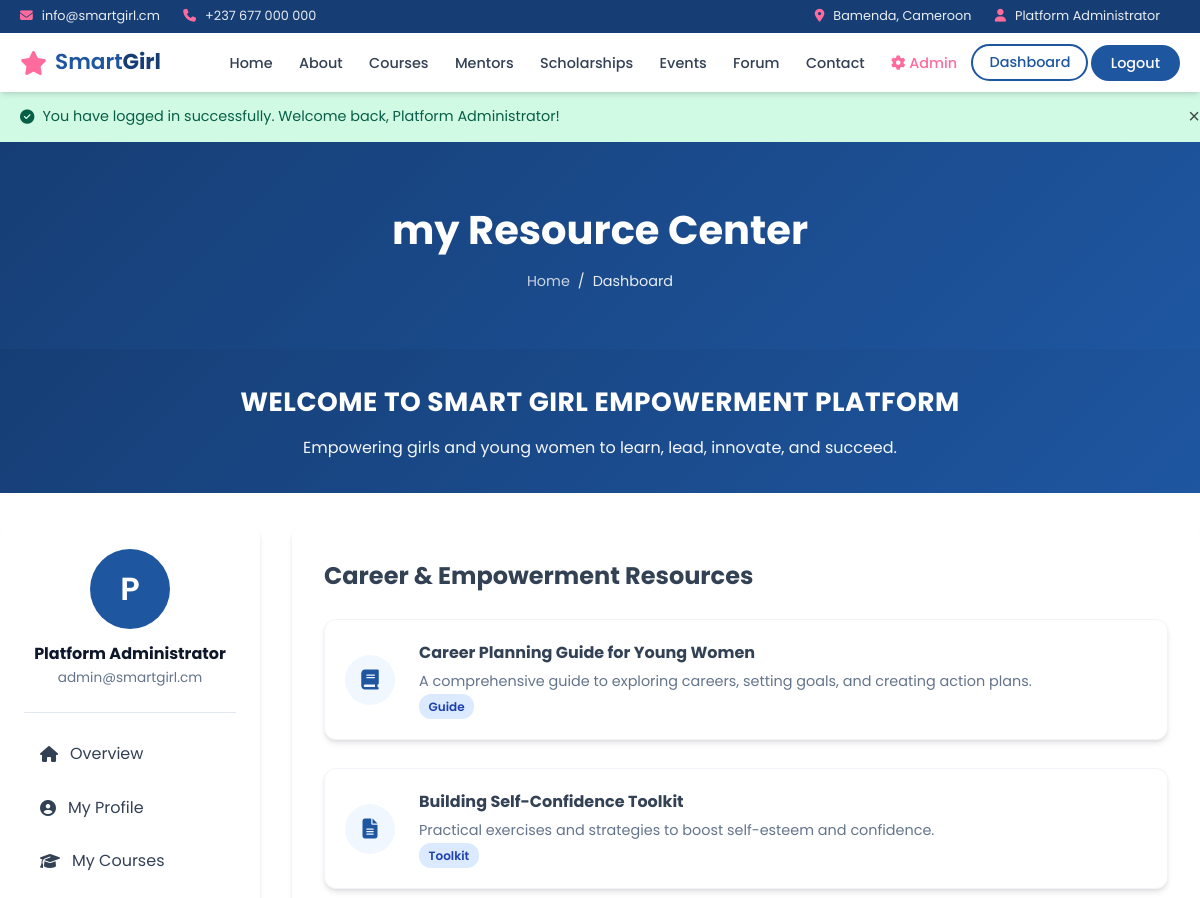
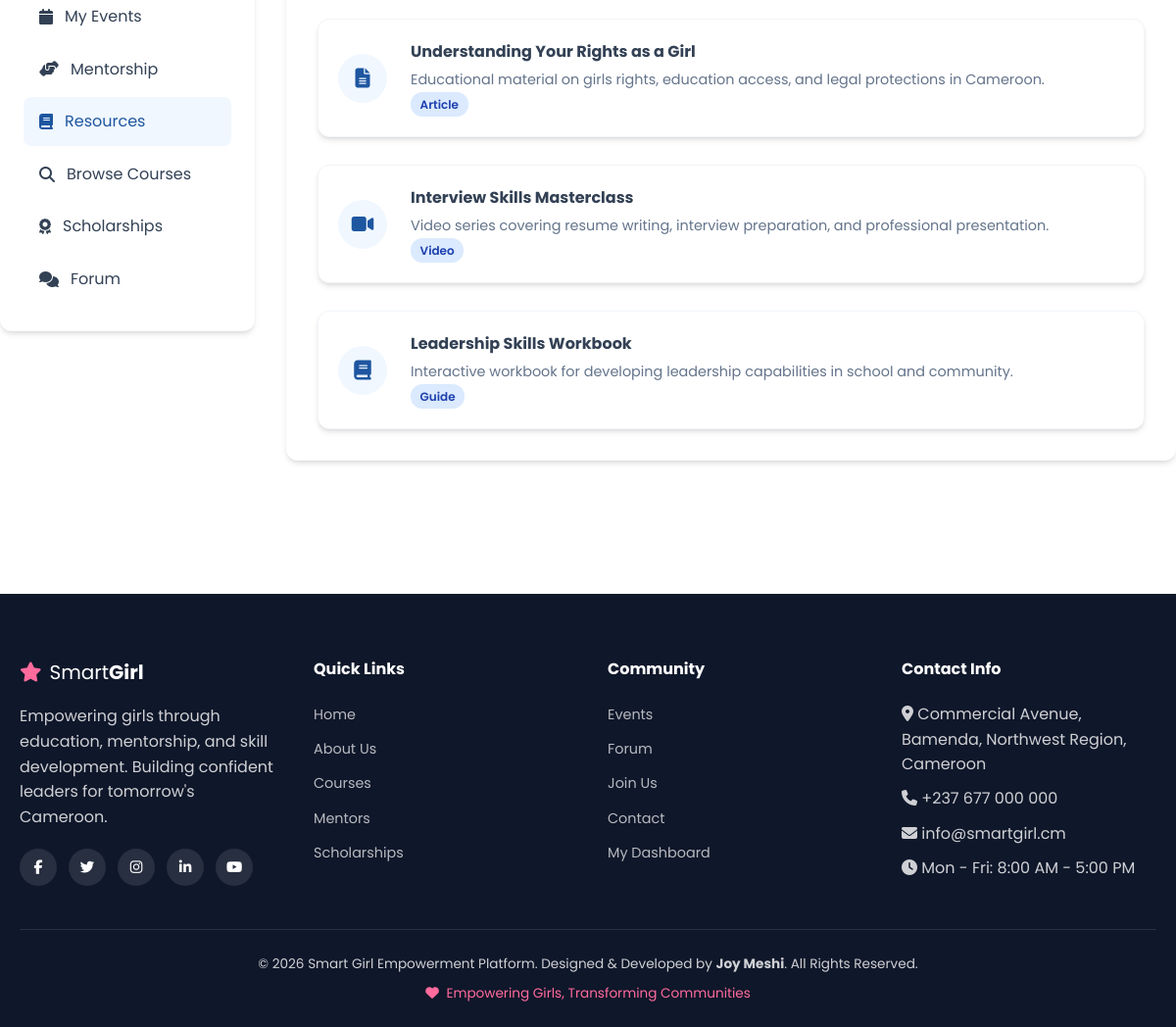
Screenshot of /dashboard.php?tab=resources (signed in) with the database file from the repository (2 pictures, top to bottom).
### tables this page shows
CREATE TABLE IF NOT EXISTS resources (
    id INT AUTO_INCREMENT PRIMARY KEY,
    title VARCHAR(200) NOT NULL,
    description TEXT NOT NULL,
    resource_type ENUM('article', 'video', 'guide', 'toolkit') DEFAULT 'article',
    file_url VARCHAR(255) DEFAULT NULL,
    external_link VARCHAR(255) DEFAULT NULL,
    is_active TINYINT(1) DEFAULT 1,
    created_at TIMESTAMP DEFAULT CURRENT_TIMESTAMP
);

### includes/auth.php (called while the page is built, shortened)
<?php
function isLoggedIn(): bool
{
    return !empty($_SESSION['user_id']);
}
function currentUser(): ?array
{
    return $_SESSION['user'] ?? null;
}

### dashboard.php (the view, shortened to what this page needs)
<?php
$pdo = getDBConnection();
$userId = currentUser()['id'];
$tab = $_GET['tab'] ?? 'overview';
$enrollments = $pdo->prepare("SELECT e.*, c.title, c.category, c.duration FROM enrollments e JOIN courses c ON e.course_id = c.id WHERE e.user_id = ? ORDER BY e.enrolled_at DESC");
$enrollments->execute([$userId]);
$myCourses = $enrollments->fetchAll();
$events = $pdo->prepare("SELECT er.*, ev.title, ev.event_date, ev.location FROM event_registrations er JOIN events ev ON er.event_id = ev.id WHERE er.user_id = ? ORDER BY ev.event_date ASC");
$events->execute([$userId]);
$myEvents = $events->fetchAll();
$requests = $pdo->prepare("SELECT mr.*, m.full_name as mentor_name FROM mentor_requests mr JOIN mentors m ON mr.mentor_id = m.id WHERE mr.user_id = ? ORDER BY mr.created_at DESC");
$requests->execute([$userId]);
$myRequests = $requests->fetchAll();
$resources = $pdo->query("SELECT * FROM resources WHERE is_active = 1 ORDER BY created_at DESC LIMIT 10")->fetchAll();
require_once __DIR__ . '/includes/header.php';
?>
<div class="page-header">
    <div class="container">
        <h1>my Resource Center</h1>
        <div class="breadcrumb"><a href="index.php">Home</a> <span>/</span> <span>Dashboard</span></div>
    </div>
</div>
<section class="welcome-banner" style="padding:2rem 0;">
    <div class="container">
        <h1 style="font-size:1.65rem;">Welcome to Smart Girl Empowerment Platform</h1>
        <p style="font-size:1rem;">Empowering girls and young women to learn, lead, innovate, and succeed.</p>
    </div>
</section>
<section class="section" style="padding-top:0;">
    <div class="container dashboard-layout">
        <aside class="dashboard-sidebar">
            <div class="user-info">
                <?= renderAvatar(currentUser()['profile_image'] ?? null, currentUser()['full_name'], 'users', 'user-avatar') ?>
                <h3 style="font-size:1rem;color:var(--gray-900);"><?= e(currentUser()['full_name']) ?></h3>
                <p style="font-size:0.85rem;color:var(--gray-500);"><?= e(currentUser()['email']) ?></p>
            </div>
            <nav class="dashboard-nav">
                <a href="?tab=overview" class="<?= $tab === 'overview' ? 'active' : '' ?>"><i class="fas fa-home"></i> Overview</a>
                <a href="?tab=profile" class="<?= $tab === 'profile' ? 'active' : '' ?>"><i class="fas fa-user-circle"></i> My Profile</a>
                <a href="?tab=courses" class="<?= $tab === 'courses' ? 'active' : '' ?>"><i class="fas fa-graduation-cap"></i> My Courses</a>
                <a href="?tab=events" class="<?= $tab === 'events' ? 'active' : '' ?>"><i class="fas fa-calendar"></i> My Events</a>
                <a href="?tab=mentorship" class="<?= $tab === 'mentorship' ? 'active' : '' ?>"><i class="fas fa-hands-helping"></i> Mentorship</a>
                <a href="?tab=resources" class="<?= $tab === 'resources' ? 'active' : '' ?>"><i class="fas fa-book"></i> Resources</a>
                <a href="courses.php"><i class="fas fa-search"></i> Browse Courses</a>
                <a href="scholarships.php"><i class="fas fa-award"></i> Scholarships</a>
                <a href="forum.php"><i class="fas fa-comments"></i> Forum</a>
            </nav>
        </aside>
        <div class="dashboard-content">
            <?php if ($tab === 'overview'): ?>
            <h2 style="margin-bottom:1.5rem;color:var(--gray-900);">Welcome, <?= e(explode(' ', currentUser()['full_name'])[0]) ?>!</h2>
            <div class="stat-cards">
                <div class="stat-card"><h3><?= count($myCourses) ?></h3><p>Enrolled Courses</p></div>
                <div class="stat-card accent"><h3><?= count($myEvents) ?></h3><p>Registered Events</p></div>
                <div class="stat-card"><h3><?= count($myRequests) ?></h3><p>Mentor Requests</p></div>
            </div>
            <h3 style="margin:1.5rem 0 1rem;color:var(--gray-900);">Quick Actions</h3>
            <div style="display:flex;flex-wrap:wrap;gap:1rem;">
                <a href="courses.php" class="btn btn-blue btn-sm"><i class="fas fa-graduation-cap"></i> Browse Courses</a>
                <a href="mentors.php" class="btn btn-blue btn-sm"><i class="fas fa-user-tie"></i> Find a Mentor</a>
                <a href="scholarships.php" class="btn btn-blue btn-sm"><i class="fas fa-award"></i> View Scholarships</a>
                <a href="events.php" class="btn btn-blue btn-sm"><i class="fas fa-calendar"></i> Upcoming Events</a>
            </div>
            <?php elseif ($tab === 'resources'): ?>
            <h2 style="margin-bottom:1.5rem;">Career & Empowerment Resources</h2>
            <div class="card-grid" style="grid-template-columns:1fr;">
                <?php foreach ($resources as $res): ?>
                <div class="card" style="display:flex;align-items:center;gap:1.5rem;padding:1.25rem;">
                    <div class="feature-icon" style="margin:0;flex-shrink:0;width:50px;height:50px;font-size:1.25rem;">
                        <i class="fas fa-<?= $res['resource_type'] === 'video' ? 'video' : ($res['resource_type'] === 'guide' ? 'book' : 'file-alt') ?>"></i>
                    </div>
                    <div style="flex:1;">
                        <h3 style="font-size:1rem;margin-bottom:0.25rem;"><?= e($res['title']) ?></h3>
                        <p style="font-size:0.9rem;color:var(--gray-500);"><?= e(truncate($res['description'], 120)) ?></p>
                        <span class="badge badge-info"><?= e(ucfirst($res['resource_type'])) ?></span>
                    </div>
                </div>
                <?php endforeach; ?>
            </div>
            <?php endif; ?>
        </div>
    </div>
</section>
<?php require_once __DIR__ . '/includes/footer.php'; ?>

### assets/css/style.css (style rules this page uses)
:root { --primary: #1e56a0; --primary-dark: #163e75; --primary-light: #3d7dd4; --secondary: #f0f7ff; --accent: #ff6b9d; --accent-light: #ffe0ec; --white: #ffffff; --gray-50: #f8fafc; --gray-100: #f1f5f9; --gray-200: #e2e8f0; --gray-300: #cbd5e1; --gray-500: #64748b; --gray-700: #334155; --gray-900: #0f172a; --success: #10b981; --warning: #f59e0b; --error: #ef4444; --shadow: 0 4px 6px -1px rgba(0,0,0,0.1), 0 2px 4px -2px rgba(0,0,0,0.1); --shadow-lg: 0 10px 15px -3px rgba(30,86,160,0.15), 0 4px 6px -4px rgba(0,0,0,0.1); --radius: 12px; --transition: all 0.3s ease; --font: 'Poppins', sans-serif; }
*, *::before, *::after { box-sizing: border-box; margin: 0; padding: 0; }
html { scroll-behavior: smooth; }
body { font-family: var(--font); color: var(--gray-700); line-height: 1.6; background: var(--white); }
.container { max-width: 1200px; margin: 0 auto; padding: 0 1.25rem; }
a { color: var(--primary); text-decoration: none; transition: var(--transition); }
.welcome-banner { background: linear-gradient(135deg, var(--primary-dark), var(--primary)); color: var(--white); padding: 3rem 0; text-align: center; }
.welcome-banner h1 { font-size: 2rem; font-weight: 700; margin-bottom: 0.75rem; letter-spacing: 0.5px; text-transform: uppercase; }
.welcome-banner p { font-size: 1.15rem; opacity: 0.95; max-width: 700px; margin: 0 auto; }
.section { padding: 4.5rem 0; }
.card-grid { display: grid; grid-template-columns: repeat(auto-fill, minmax(300px, 1fr)); gap: 1.75rem; }
.card { background: var(--white); border-radius: var(--radius); box-shadow: var(--shadow); overflow: hidden; transition: var(--transition); border: 1px solid var(--gray-100); }
.feature-icon { width: 70px; height: 70px; background: var(--secondary); border-radius: 50%; display: flex; align-items: center; justify-content: center; margin: 0 auto 1.25rem; font-size: 1.75rem; color: var(--primary); }
.page-header { background: linear-gradient(135deg, var(--primary-dark), var(--primary)); color: var(--white); padding: 3.5rem 0; text-align: center; }
.page-header h1 { font-size: 2.5rem; margin-bottom: 0.5rem; }
.breadcrumb { display: flex; justify-content: center; gap: 0.5rem; font-size: 0.9rem; opacity: 0.9; }
.breadcrumb a { color: rgba(255,255,255,0.85); }
.dashboard-layout { display: grid; grid-template-columns: 260px 1fr; gap: 2rem; padding: 2rem 0 4rem; min-height: 70vh; }
.dashboard-sidebar { background: var(--white); border-radius: var(--radius); box-shadow: var(--shadow); padding: 1.5rem; height: fit-content; position: sticky; top: 90px; }
.dashboard-sidebar .user-info { text-align: center; padding-bottom: 1.5rem; border-bottom: 1px solid var(--gray-200); margin-bottom: 1rem; }
.dashboard-nav a { display: flex; align-items: center; gap: 0.75rem; padding: 0.75rem 1rem; border-radius: 8px; color: var(--gray-700); margin-bottom: 0.25rem; }
.dashboard-nav a:hover, .dashboard-nav a.active { background: var(--secondary); color: var(--primary); }
.dashboard-content { background: var(--white); border-radius: var(--radius); box-shadow: var(--shadow); padding: 2rem; }
.badge { display: inline-block; padding: 0.2rem 0.6rem; border-radius: 12px; font-size: 0.75rem; font-weight: 600; }
.badge-info { background: #dbeafe; color: #1e40af; }

### rows the page displays
resources: title "Career Planning Guide for Young Women", description "A comprehensive guide to exploring careers, setting goals, and creating action plans.", resource_type "Guide"
resources: title "Building Self-Confidence Toolkit", description "Practical exercises and strategies to boost self-esteem and confidence.", resource_type "Toolkit"
resources: title "Understanding Your Rights as a Girl", description "Educational material on girls rights, education access, and legal protections in Cameroon.", resource_type "Article"
resources: title "Interview Skills Masterclass", description "Video series covering resume writing, interview preparation, and professional presentation.", resource_type "Video"
resources: title "Leadership Skills Workbook", description "Interactive workbook for developing leadership capabilities in school and community.", resource_type "Guide"

### other values shown
SITE_EMAIL "info@smartgirl.cm"
SITE_PHONE "+237 677 000 000"
$user['full_name'] "Platform Administrator"
$flash['message'] "You have logged in successfully. Welcome back, Platform Administrator!"
$initial "P"
currentUser()['full_name'] "Platform Administrator"
currentUser()['email'] "admin@smartgirl.cm"
SITE_ADDRESS "Commercial Avenue, Bamenda, Northwest Region, Cameroon"
SITE_NAME "Smart Girl Empowerment Platform"
